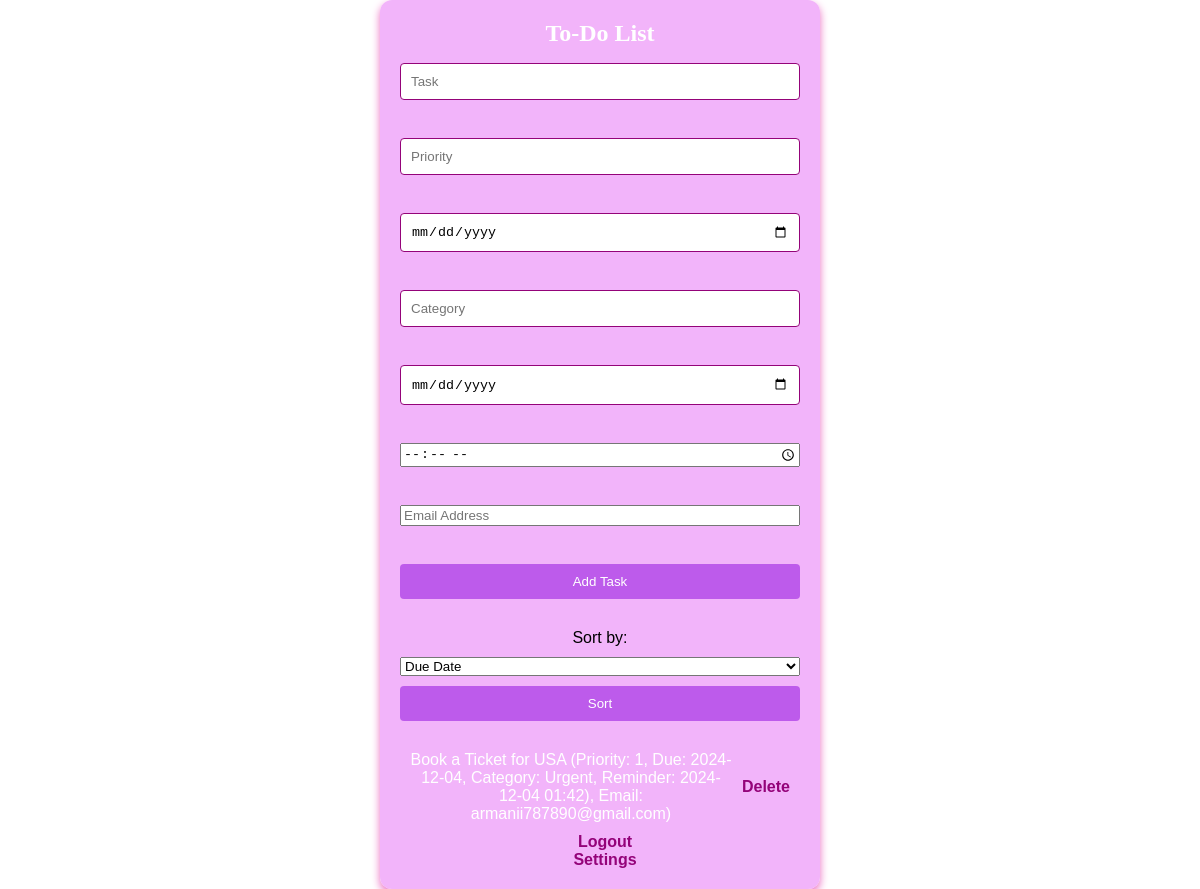
Screenshot of / (signed in) with the database file from the repository.
### app.py (models this page shows)
class Task(db.Model):
    id = db.Column(db.Integer, primary_key=True)
    task = db.Column(db.String(200), nullable=False)
    priority = db.Column(db.Integer, nullable=False)
    due_date = db.Column(db.String(50), nullable=False)
    category = db.Column(db.String(50), nullable=True)
    reminder_date = db.Column(db.String(50), nullable=True)
    reminder_time = db.Column(db.String(5), nullable=False, default='5')
    email = db.Column(db.String(150), nullable=False)
    user_id = db.Column(db.Integer, db.ForeignKey('user.id'), nullable=False)

### app.py (the view)
@app.route('/')
@login_required
def index():
    sort_by = request.args.get('sort_by', 'due_date')
    tasks = Task.query.filter_by(user_id=current_user.id).order_by(sort_by).all()
    user_preferences = UserPreferences.query.filter_by(user_id=current_user.id).first()
    return render_template('index.html', tasks=tasks, preferences=user_preferences)

### app.py (called while the page is built)
@login_manager.user_loader
def load_user(user_id):
    return User.query.get(int(user_id))

### templates/index.html (shortened to what this page needs)
<!DOCTYPE html>
<html lang="en">
<head>
    <link rel="stylesheet" href="{{ url_for('static', filename='style.css') }}">
</head>
<body>
    <div class="container">
        <h1 style="color: {{ preferences.color }}; font-family: {{ preferences.font }};">To-Do List</h1>
        <form action="{{ url_for('add_task') }}" method="POST">
            <input type="text" name="task" placeholder="Task" required><br>
            <input type="number" name="priority" placeholder="Priority" required><br>
            <input type="date" name="due_date" required><br>
            <input type="text" name="category" placeholder="Category"><br>
            <input type="date" name="reminder_date" placeholder="Reminder Date" required><br>
            <input type="time" name="reminder_time" placeholder="Reminder Time" required><br>
            <input type="email" name="email" placeholder="Email Address" required><br>
            <button type="submit">Add Task</button>
        </form>
        <form action="/" method="get">
            <label for="sort_by">Sort by:</label>
            <select name="sort_by" id="sort_by">
                <option value="due_date">Due Date</option>
            </select>
            <button type="submit">Sort</button>
        </form>
        <ul>
            {% for task in tasks %}
            <li>
                {{ task.task }} (Priority: {{ task.priority }}, Due: {{ task.due_date }}, Category: {{ task.category }}, Reminder: {{ task.reminder_date }} {{ task.reminder_time }}), Email: {{ task.email }})
                <a href="{{ url_for('delete_task', task_id=task.id) }}">Delete</a>
            </li>
            {% endfor %}
        </ul>
        <a href="{{ url_for('logout') }}">Logout</a>
        <br>
        <a href="{{ url_for('settings') }}">Settings</a>
    </div>
</body>
</html>

### static/style.css (style rules this page uses)
body { font-family: 'Arial', sans-serif; background: url('/static/bgi.jpg') no-repeat center center fixed; background-size: cover; margin: 0; padding: 0; display: flex; justify-content: center; align-items: center; min-height: 100vh; }
.container { background: rgba(241, 172, 250, 0.9); padding: 20px; border-radius: 12px; box-shadow: 0 4px 8px rgb(235, 108, 193); width: 400px; text-align: center; }
h1 { margin-top: 0; font-size: 24px; color: #ffffff; }
form { display: flex; flex-direction: column; gap: 10px; margin-bottom: 20px; }
input[type="text"], input[type="number"], input[type="date"], input[type="text"] { padding: 10px; border: 1px solid #940379; border-radius: 4px; width: calc(100% - 22px); }
button { background-color: #bd5beb; color: rgb(252, 247, 247); border: none; padding: 10px; border-radius: 4px; cursor: pointer; transition: background-color 0.3s, transform 0.2s; }
ul { list-style-type: none; padding: 0; margin: 0; }
li { padding: 10px; border-bottom: 1px solid #940379; display: flex; justify-content: space-between; align-items: center; transition: background-color 0.3s; }
li:last-child { border-bottom: none; }
a { color: #940379; text-decoration: none; font-weight: bold; margin-left: 10px; transition: color 0.3s; }
label { margin-top: 10px; }

### rows the page displays
Task: task "Book a Ticket for USA", priority "1", due_date "2024-12-04", category "Urgent", reminder_date "2024-12-04", reminder_time "01:42", email "armanii787890@gmail.com"
